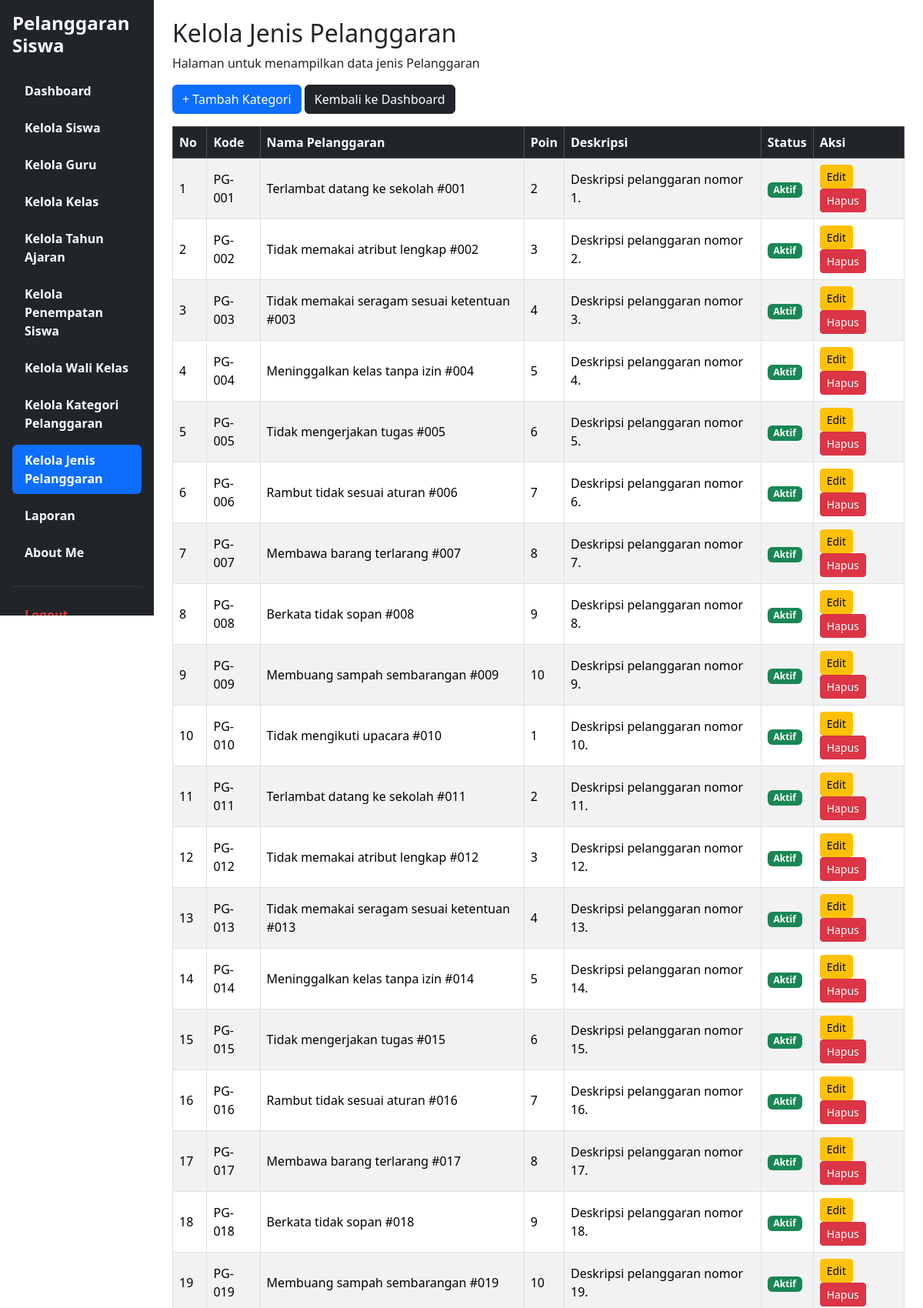
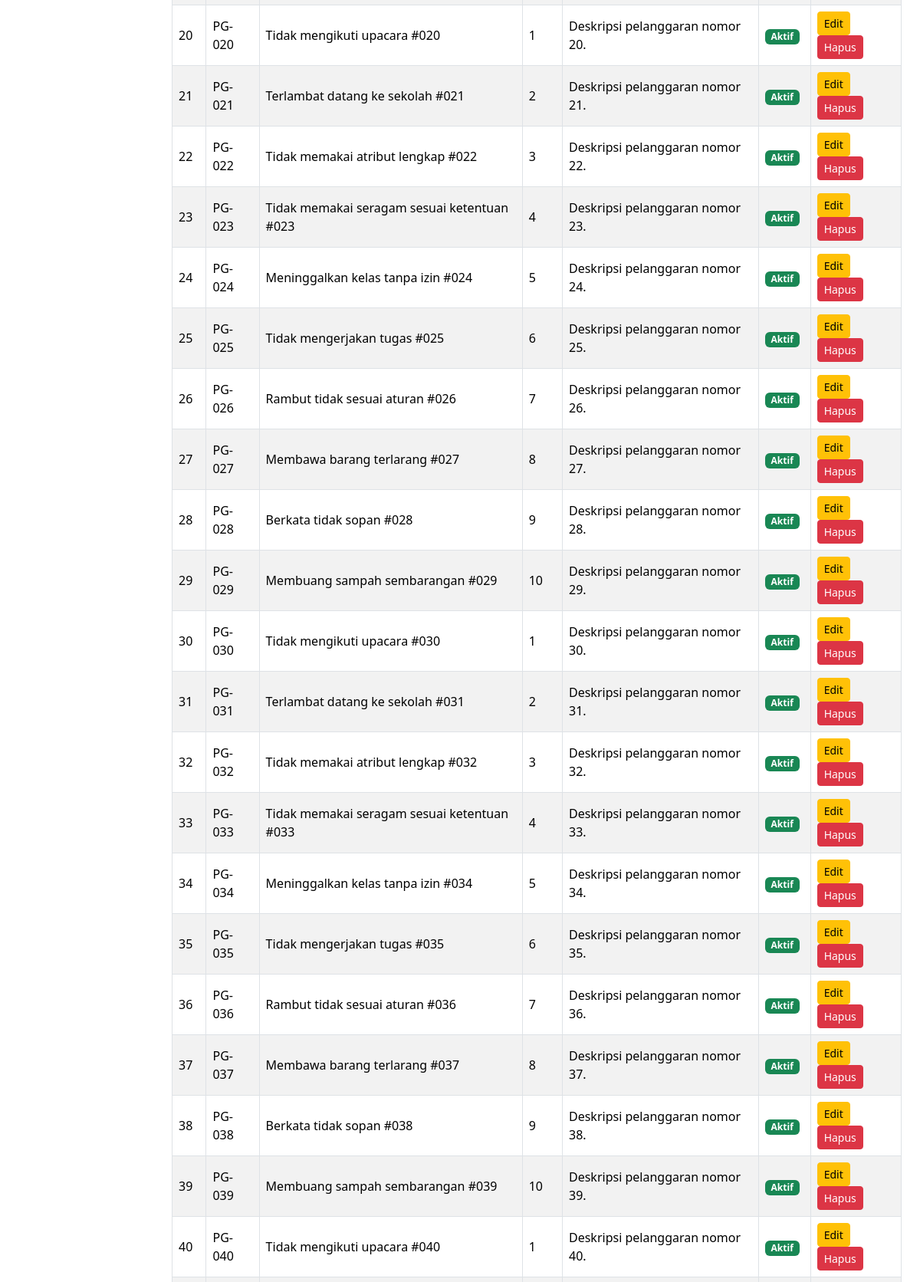
The app's page /Kelola_Jenis_Pelanggaran.php (upper part) with its own data (2 pictures, top to bottom).
### tables this page shows
CREATE TABLE `t_pelanggaran` (
  `id` int(11) NOT NULL,
  `pelanggaran_kategori_id` int(11) DEFAULT NULL,
  `kode` varchar(30) DEFAULT NULL,
  `nama` varchar(150) DEFAULT NULL,
  `poin` int(11) NOT NULL,
  `deskripsi` text NOT NULL,
  `status_aktif` tinyint(1) NOT NULL,
  `created_at` timestamp NOT NULL DEFAULT current_timestamp(),
  `updated_at` timestamp NOT NULL DEFAULT current_timestamp()
);

### Kelola_Jenis_Pelanggaran.php (the view, shortened to what this page needs)
<?php
include 'config/koneksi.php';
$cari = isset($_GET['cari']) ? trim($_GET['cari']) : '';
$sql = "SELECT * FROM t_pelanggaran
        WHERE kode LIKE ?
        OR nama LIKE ?
        ORDER BY id ASC";
$stmt = mysqli_prepare($koneksi, $sql);
$keyword = "%$cari%";
mysqli_stmt_bind_param($stmt, "ss", $keyword, $keyword);
mysqli_stmt_execute($stmt);
$result = mysqli_stmt_get_result($stmt);
?>
<!DOCTYPE html>
<html lang="id">
<head>
    <link rel="stylesheet" href="https://cdn.datatables.net/2.3.4/css/dataTables.bootstrap5.min.css">
    <link href="https://cdn.jsdelivr.net/npm/bootstrap@5.3.8/dist/css/bootstrap.min.css" rel="stylesheet">
</head>
<body>
<div class="container-fluid">
    <div class="row">
<div class="col-md-3 col-lg-2 bg-dark min-vh-100 p-3 sticky-top" style="top: 0; height: 100vh; overflow-y: auto;">
            <h4 class="text-white fw-bold mb-4 ">
            Pelanggaran Siswa
            </h4>
            <ul class="nav nav-pills flex-column">
                <li class="nav-item mb-2">
                    <a href="dashboard.php" class="nav-link text-white">
                    <h7 class="fw-bold mb-4">Dashboard</h7>
                    </a>
                </li>
                <li class="nav-item mb-2">
                    <a href="Kelola_Siswa.php" class="nav-link text-white">
                    <h7 class="fw-bold mb-4">Kelola Siswa</h7>
                    </a>
                </li>
                <li class="nav-item mb-2">
                    <a href="Kelola_Guru.php" class="nav-link text-white">
                    <h7 class="fw-bold mb-4">Kelola Guru</h7>
                    </a>
                </li>
                <li class="nav-item mb-2">
                    <a href="Kelola_Kelas.php" class="nav-link text-white">
                    <h7 class="fw-bold mb-4">Kelola Kelas</h7>
                    </a>
                </li>
                <li class="nav-item mb-2">
                    <a href="Kelola_Tahun_Ajaran.php" class="nav-link text-white">
                    <h7 class="fw-bold mb-4">Kelola Tahun Ajaran</h7>
                    </a>
                </li>
                <li class="nav-item mb-2">
                    <a href="Kelola_Penempatan_Siswa.php" class="nav-link text-white">
                    <h7 class="fw-bold mb-4">Kelola Penempatan Siswa</h7>
                    </a>
                </li>
                <li class="nav-item mb-2">
                    <a href="Kelola_Wali_Kelas.php" class="nav-link text-white">
                    <h7 class="fw-bold mb-4">Kelola Wali Kelas</h7>
                    </a>
                </li>
                <li class="nav-item mb-2">
                    <a href="Kelola_Kategori_Pelanggaran.php" class="nav-link text-white">
                    <h7 class="fw-bold mb-4">Kelola Kategori Pelanggaran</h7>
                    </a>
                </li>
                <li class="nav-item mb-2">
                    <a href="Kelola_Jenis_Pelanggaran.php" class="nav-link active">
                    <h7 class="fw-bold mb-4">Kelola Jenis Pelanggaran</h7>
                    </a>
                </li>
                <li class="nav-item mb-2">
                    <a href="Laporan.php" class="nav-link text-white">
                    <h7 class="fw-bold mb-4">Laporan</h7>
                    </a>
                </li>
                <li class="nav-item mb-2">
                    <a href="about_me.php" class="nav-link text-white">
                    <h7 class="fw-bold mb-4">About Me</h7>
                    </a>
                </li>
                <hr class="text-secondary">
                <li class="nav-item">
                    <a href="logout.php" class="nav-link text-danger">
                    <h7 class="fw-bold mb-4">Logout</h7>
                    </a>
                </li>
            </ul>
        </div>
        <main class="col-md-9 col-lg-10 p-4">
<h2>Kelola Jenis Pelanggaran</h2>
<p>Halaman untuk menampilkan data jenis Pelanggaran</p>
        <div class="mb-3">
            <a href="tambah_pelanggaran.php" class="btn btn-primary">
                + Tambah Kategori
            </a>
            <a href="dashboard.php" class="btn btn-dark">
                Kembali ke Dashboard
            </a>
        </div>
<div class="table-responsive">
    <table id="tabelPelanggaran"
           class="table table-hover table-striped table-bordered align-middle">
        <thead class="table-dark">
            <tr>
                <th>No</th>
                <th>Kode</th>
                <th>Nama Pelanggaran</th>
                <th>Poin</th>
                <th>Deskripsi</th>
                <th>Status</th>
                <th>Aksi</th>
            </tr>
        </thead>
        <tbody>
        <?php
        $no = 1;
        if (mysqli_num_rows($result) > 0):
            while ($row = mysqli_fetch_assoc($result)):
        ?>
            <tr>
                <td><?= $no++ ?></td>
                <td><?= htmlspecialchars($row['kode']) ?></td>
                <td><?= htmlspecialchars($row['nama']) ?></td>
                <td><?= (int)$row['poin'] ?></td>
                <td><?= htmlspecialchars($row['deskripsi'] ?? '') ?></td>
                <td>
                    <?php if ((int)$row['status_aktif'] === 1): ?>
                        <span class="badge bg-success">Aktif</span>
                    <?php else: ?>
                        <span class="badge bg-secondary">Tidak Aktif</span>
                    <?php endif; ?>
                </td>
                <td>
                    <a href="edit_pelanggaran.php?id=<?= (int)$row['id'] ?>"
                       class="btn btn-warning btn-sm">
                        Edit
                    </a>
                    <a href="hapus_pelanggaran.php?id=<?= (int)$row['id'] ?>"
                       onclick="return confirm('Yakin ingin menghapus data ini?')"
                       class="btn btn-danger btn-sm">
                        Hapus
                    </a>
                </td>
            </tr>
        <?php
            endwhile;
        endif;
        ?>
        </tbody>
    </table>
    </div>
</main>
</div>
</div>
</body>
</html>

### records on screen
t_pelanggaran: kode "PG-001", nama "Terlambat datang ke sekolah #001", poin "2", deskripsi "Deskripsi pelanggaran nomor 1.", status_aktif "Aktif"
t_pelanggaran: kode "PG-002", nama "Tidak memakai atribut lengkap #002", poin "3", deskripsi "Deskripsi pelanggaran nomor 2.", status_aktif "Aktif"
t_pelanggaran: kode "PG-003", nama "Tidak memakai seragam sesuai ketentuan #003", poin "4", deskripsi "Deskripsi pelanggaran nomor 3.", status_aktif "Aktif"
t_pelanggaran: kode "PG-004", nama "Meninggalkan kelas tanpa izin #004", poin "5", deskripsi "Deskripsi pelanggaran nomor 4.", status_aktif "Aktif"
t_pelanggaran: kode "PG-005", nama "Tidak mengerjakan tugas #005", poin "6", deskripsi "Deskripsi pelanggaran nomor 5.", status_aktif "Aktif"
t_pelanggaran: kode "PG-006", nama "Rambut tidak sesuai aturan #006", poin "7", deskripsi "Deskripsi pelanggaran nomor 6.", status_aktif "Aktif"
t_pelanggaran: kode "PG-007", nama "Membawa barang terlarang #007", poin "8", deskripsi "Deskripsi pelanggaran nomor 7.", status_aktif "Aktif"
t_pelanggaran: kode "PG-008", nama "Berkata tidak sopan #008", poin "9", deskripsi "Deskripsi pelanggaran nomor 8.", status_aktif "Aktif"
t_pelanggaran: kode "PG-009", nama "Membuang sampah sembarangan #009", poin "10", deskripsi "Deskripsi pelanggaran nomor 9.", status_aktif "Aktif"
t_pelanggaran: kode "PG-010", nama "Tidak mengikuti upacara #010", poin "1", deskripsi "Deskripsi pelanggaran nomor 10.", status_aktif "Aktif"
t_pelanggaran: kode "PG-011", nama "Terlambat datang ke sekolah #011", poin "2", deskripsi "Deskripsi pelanggaran nomor 11.", status_aktif "Aktif"
t_pelanggaran: kode "PG-012", nama "Tidak memakai atribut lengkap #012", poin "3", deskripsi "Deskripsi pelanggaran nomor 12.", status_aktif "Aktif"
t_pelanggaran: kode "PG-013", nama "Tidak memakai seragam sesuai ketentuan #013", poin "4", deskripsi "Deskripsi pelanggaran nomor 13.", status_aktif "Aktif"
t_pelanggaran: kode "PG-014", nama "Meninggalkan kelas tanpa izin #014", poin "5", deskripsi "Deskripsi pelanggaran nomor 14.", status_aktif "Aktif"
t_pelanggaran: kode "PG-015", nama "Tidak mengerjakan tugas #015", poin "6", deskripsi "Deskripsi pelanggaran nomor 15.", status_aktif "Aktif"
t_pelanggaran: kode "PG-016", nama "Rambut tidak sesuai aturan #016", poin "7", deskripsi "Deskripsi pelanggaran nomor 16.", status_aktif "Aktif"
t_pelanggaran: kode "PG-017", nama "Membawa barang terlarang #017", poin "8", deskripsi "Deskripsi pelanggaran nomor 17.", status_aktif "Aktif"
t_pelanggaran: kode "PG-018", nama "Berkata tidak sopan #018", poin "9", deskripsi "Deskripsi pelanggaran nomor 18.", status_aktif "Aktif"
t_pelanggaran: kode "PG-019", nama "Membuang sampah sembarangan #019", poin "10", deskripsi "Deskripsi pelanggaran nomor 19.", status_aktif "Aktif"
t_pelanggaran: kode "PG-020", nama "Tidak mengikuti upacara #020", poin "1", deskripsi "Deskripsi pelanggaran nomor 20.", status_aktif "Aktif"
t_pelanggaran: kode "PG-021", nama "Terlambat datang ke sekolah #021", poin "2", deskripsi "Deskripsi pelanggaran nomor 21.", status_aktif "Aktif"
t_pelanggaran: kode "PG-022", nama "Tidak memakai atribut lengkap #022", poin "3", deskripsi "Deskripsi pelanggaran nomor 22.", status_aktif "Aktif"
t_pelanggaran: kode "PG-023", nama "Tidak memakai seragam sesuai ketentuan #023", poin "4", deskripsi "Deskripsi pelanggaran nomor 23.", status_aktif "Aktif"
t_pelanggaran: kode "PG-024", nama "Meninggalkan kelas tanpa izin #024", poin "5", deskripsi "Deskripsi pelanggaran nomor 24.", status_aktif "Aktif"
t_pelanggaran: kode "PG-025", nama "Tidak mengerjakan tugas #025", poin "6", deskripsi "Deskripsi pelanggaran nomor 25.", status_aktif "Aktif"
t_pelanggaran: kode "PG-026", nama "Rambut tidak sesuai aturan #026", poin "7", deskripsi "Deskripsi pelanggaran nomor 26.", status_aktif "Aktif"
t_pelanggaran: kode "PG-027", nama "Membawa barang terlarang #027", poin "8", deskripsi "Deskripsi pelanggaran nomor 27.", status_aktif "Aktif"
t_pelanggaran: kode "PG-028", nama "Berkata tidak sopan #028", poin "9", deskripsi "Deskripsi pelanggaran nomor 28.", status_aktif "Aktif"
t_pelanggaran: kode "PG-029", nama "Membuang sampah sembarangan #029", poin "10", deskripsi "Deskripsi pelanggaran nomor 29.", status_aktif "Aktif"
t_pelanggaran: kode "PG-030", nama "Tidak mengikuti upacara #030", poin "1", deskripsi "Deskripsi pelanggaran nomor 30.", status_aktif "Aktif"
t_pelanggaran: kode "PG-031", nama "Terlambat datang ke sekolah #031", poin "2", deskripsi "Deskripsi pelanggaran nomor 31.", status_aktif "Aktif"
t_pelanggaran: kode "PG-032", nama "Tidak memakai atribut lengkap #032", poin "3", deskripsi "Deskripsi pelanggaran nomor 32.", status_aktif "Aktif"
t_pelanggaran: kode "PG-033", nama "Tidak memakai seragam sesuai ketentuan #033", poin "4", deskripsi "Deskripsi pelanggaran nomor 33.", status_aktif "Aktif"
t_pelanggaran: kode "PG-034", nama "Meninggalkan kelas tanpa izin #034", poin "5", deskripsi "Deskripsi pelanggaran nomor 34.", status_aktif "Aktif"
t_pelanggaran: kode "PG-035", nama "Tidak mengerjakan tugas #035", poin "6", deskripsi "Deskripsi pelanggaran nomor 35.", status_aktif "Aktif"
t_pelanggaran: kode "PG-036", nama "Rambut tidak sesuai aturan #036", poin "7", deskripsi "Deskripsi pelanggaran nomor 36.", status_aktif "Aktif"
t_pelanggaran: kode "PG-037", nama "Membawa barang terlarang #037", poin "8", deskripsi "Deskripsi pelanggaran nomor 37.", status_aktif "Aktif"
t_pelanggaran: kode "PG-038", nama "Berkata tidak sopan #038", poin "9", deskripsi "Deskripsi pelanggaran nomor 38.", status_aktif "Aktif"
t_pelanggaran: kode "PG-039", nama "Membuang sampah sembarangan #039", poin "10", deskripsi "Deskripsi pelanggaran nomor 39.", status_aktif "Aktif"
t_pelanggaran: kode "PG-040", nama "Tidak mengikuti upacara #040", poin "1", deskripsi "Deskripsi pelanggaran nomor 40.", status_aktif "Aktif"
